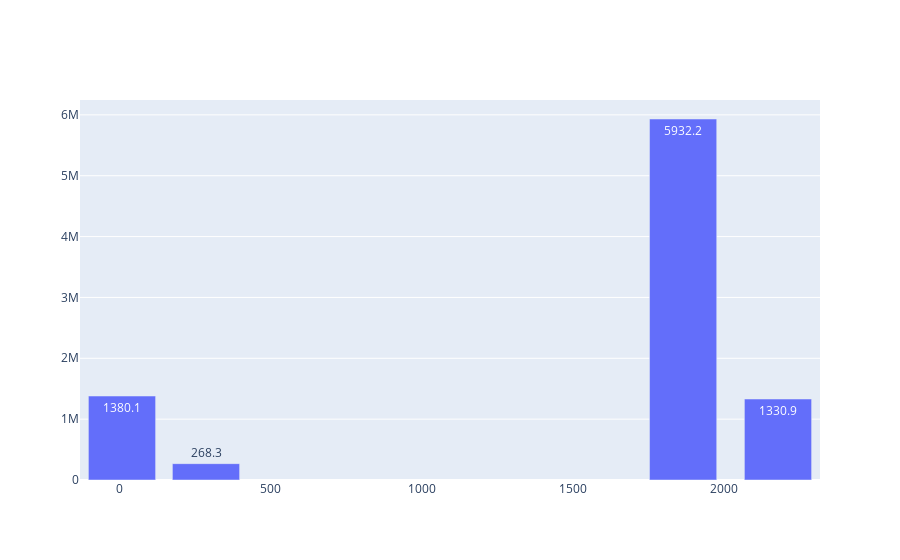

Source (notebook cell):
### Markdown cell above
### 2.Segment Value Distribution

### Code cell
segment_value = customer_segments.groupby('Segment').agg({
  'total_spend': 'sum',
  'Segment_Label': 'count'
})

figure = go.Figure(
  go.Bar(
    x=segment_value['Segment_Label'],
    y=segment_value['total_spend'],
    text=(segment_value['total_spend']/1000).round(1),
    textposition='auto',
    name='Segment Revenue (K)'
  )
)

figure.show()

### Figure 1 — Plotly figure (JSON) as saved in the notebook; plotly's stock layout.template omitted (floating-point values rounded to 4 significant figures)
{"data": [{"name": "Segment Revenue (K)", "text": [5932.0, 1331.0, 268.3, 1380.0], "textposition": "auto", "type": "bar", "x": [1865, 2179, 286, 8], "y": [5932000.0, 1331000.0, 268300.0, 1380000.0]}], "layout": {}}
